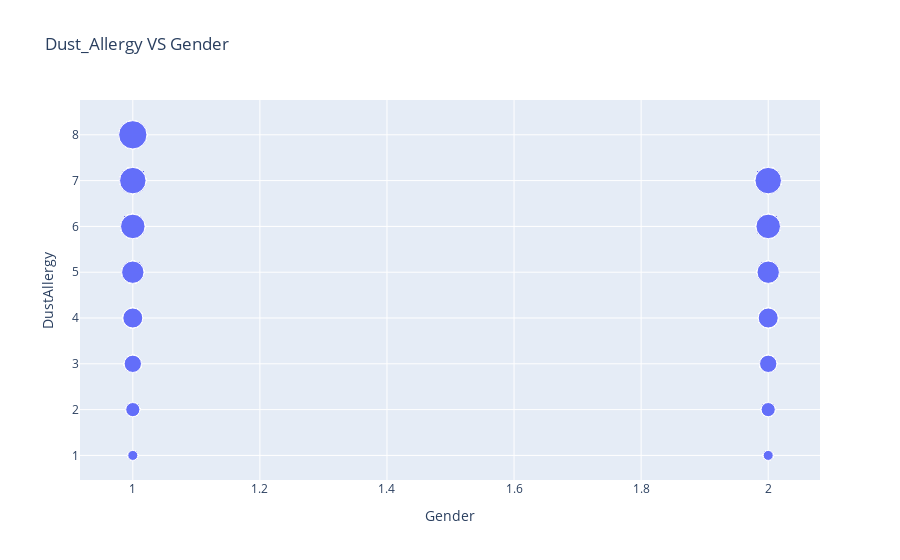

Notebook source saved alongside this figure:
### Code cell
px.scatter(df,x='Gender',y='DustAllergy',size='DustAllergy',title="Dust_Allergy VS Gender")

### Figure 1 — Plotly figure (JSON) as saved in the notebook; plotly's stock layout.template omitted (floating-point values rounded to 4 significant figures; data arrays with more than 128 entries replaced by an {"elided": "..."} marker saying what was removed)
{"data": [{"hovertemplate": "Gender=%{x}<br>DustAllergy=%{marker.size}<extra></extra>", "legendgroup": "", "marker": {"color": "#636efa", "size": {"elided": "1000 int values"}, "sizemode": "area", "sizeref": 0.02, "symbol": "circle"}, "mode": "markers", "name": "", "showlegend": false, "type": "scatter", "x": {"elided": "1000 int values"}, "xaxis": "x", "y": {"elided": "1000 int values"}, "yaxis": "y"}], "layout": {"legend": {"itemsizing": "constant", "tracegroupgap": 0}, "title": {"text": "Dust_Allergy VS Gender"}, "xaxis": {"anchor": "y", "domain": [0, 1], "title": {"text": "Gender"}}, "yaxis": {"anchor": "x", "domain": [0, 1], "title": {"text": "DustAllergy"}}}}
